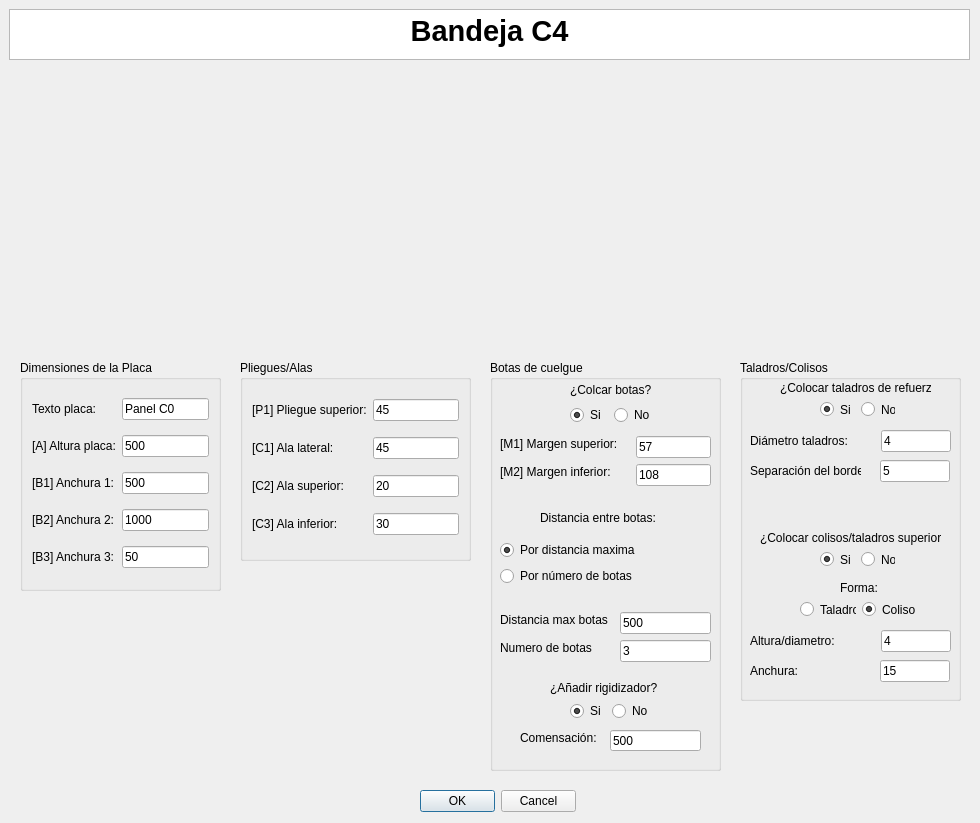
<?xml version="1.0" encoding="UTF-8"?>
<ui version="4.0">
 <class>MyPositionDialog</class>
 <widget class="QDialog" name="MyPositionDialog">
  <property name="geometry">
   <rect>
    <x>0</x>
    <y>0</y>
    <width>980</width>
    <height>823</height>
   </rect>
  </property>
  <property name="windowTitle">
   <string>Enter Position</string>
  </property>
  <property name="whatsThis">
   <string>&lt;html&gt;&lt;head/&gt;&lt;body&gt;&lt;p&gt;Esta ventana de KSDpanel te permite introducir todas las medidas correspondientes del panel seleccionado.&lt;/p&gt;&lt;p&gt;Recuerda que todas las medidas deben de ir en milimetros (mm).&lt;/p&gt;&lt;/body&gt;&lt;/html&gt;</string>
  </property>
  <widget class="QDialogButtonBox" name="buttonBox">
   <property name="geometry">
    <rect>
     <x>420</x>
     <y>790</y>
     <width>156</width>
     <height>23</height>
    </rect>
   </property>
   <property name="orientation">
    <enum>Qt::Horizontal</enum>
   </property>
   <property name="standardButtons">
    <set>QDialogButtonBox::Cancel|QDialogButtonBox::Ok</set>
   </property>
  </widget>
  <widget class="QTextBrowser" name="textBrowser">
   <property name="geometry">
    <rect>
     <x>9</x>
     <y>9</y>
     <width>961</width>
     <height>51</height>
    </rect>
   </property>
   <property name="html">
    <string>&lt;!DOCTYPE HTML PUBLIC &quot;-//W3C//DTD HTML 4.0//EN&quot; &quot;http://www.w3.org/TR/REC-html40/strict.dtd&quot;&gt;
&lt;html&gt;&lt;head&gt;&lt;meta name=&quot;qrichtext&quot; content=&quot;1&quot; /&gt;&lt;style type=&quot;text/css&quot;&gt;
p, li { white-space: pre-wrap; }
&lt;/style&gt;&lt;/head&gt;&lt;body style=&quot; font-family:'MS Shell Dlg 2'; font-size:8.25pt; font-weight:400; font-style:normal;&quot;&gt;
&lt;p align=&quot;center&quot; style=&quot; margin-top:0px; margin-bottom:0px; margin-left:0px; margin-right:0px; -qt-block-indent:0; text-indent:0px;&quot;&gt;&lt;span style=&quot; font-size:22pt; font-weight:600;&quot;&gt;Bandeja C4&lt;/span&gt;&lt;/p&gt;&lt;/body&gt;&lt;/html&gt;</string>
   </property>
  </widget>
  <widget class="QGroupBox" name="groupBox">
   <property name="geometry">
    <rect>
     <x>490</x>
     <y>360</y>
     <width>231</width>
     <height>411</height>
    </rect>
   </property>
   <property name="styleSheet">
    <string notr="true">font: 10pt &quot;MS Shell Dlg 2&quot;;</string>
   </property>
   <property name="title">
    <string>Botas de cuelgue</string>
   </property>
   <widget class="QLineEdit" name="numeroBotasUI">
    <property name="geometry">
     <rect>
      <x>130</x>
      <y>280</y>
      <width>91</width>
      <height>22</height>
     </rect>
    </property>
    <property name="text">
     <string>3</string>
    </property>
   </widget>
   <widget class="QLineEdit" name="distanciaEntreBotasUI">
    <property name="geometry">
     <rect>
      <x>130</x>
      <y>252</y>
      <width>91</width>
      <height>22</height>
     </rect>
    </property>
    <property name="text">
     <string>500</string>
    </property>
   </widget>
   <widget class="QLabel" name="label_7">
    <property name="geometry">
     <rect>
      <x>10</x>
      <y>280</y>
      <width>98</width>
      <height>16</height>
     </rect>
    </property>
    <property name="text">
     <string>Numero de botas</string>
    </property>
   </widget>
   <widget class="QLabel" name="label_6">
    <property name="geometry">
     <rect>
      <x>10</x>
      <y>252</y>
      <width>114</width>
      <height>16</height>
     </rect>
    </property>
    <property name="text">
     <string>Distancia max botas</string>
    </property>
   </widget>
   <widget class="QLabel" name="label_3">
    <property name="geometry">
     <rect>
      <x>10</x>
      <y>76</y>
      <width>130</width>
      <height>16</height>
     </rect>
    </property>
    <property name="text">
     <string>[M1] Margen superior:</string>
    </property>
   </widget>
   <widget class="QLabel" name="label_5">
    <property name="geometry">
     <rect>
      <x>10</x>
      <y>104</y>
      <width>124</width>
      <height>16</height>
     </rect>
    </property>
    <property name="text">
     <string>[M2] Margen inferior:</string>
    </property>
   </widget>
   <widget class="QLineEdit" name="margenAUI">
    <property name="geometry">
     <rect>
      <x>146</x>
      <y>76</y>
      <width>75</width>
      <height>22</height>
     </rect>
    </property>
    <property name="text">
     <string>57</string>
    </property>
   </widget>
   <widget class="QLineEdit" name="margenBUI">
    <property name="geometry">
     <rect>
      <x>146</x>
      <y>104</y>
      <width>75</width>
      <height>22</height>
     </rect>
    </property>
    <property name="text">
     <string>108</string>
    </property>
   </widget>
   <widget class="QLabel" name="label_10">
    <property name="geometry">
     <rect>
      <x>50</x>
      <y>150</y>
      <width>125</width>
      <height>16</height>
     </rect>
    </property>
    <property name="text">
     <string>Distancia entre botas:</string>
    </property>
   </widget>
   <widget class="QWidget" name="layoutWidget">
    <property name="geometry">
     <rect>
      <x>80</x>
      <y>21</y>
      <width>85</width>
      <height>44</height>
     </rect>
    </property>
    <layout class="QGridLayout" name="gridLayout">
     <item row="0" column="0" colspan="2">
      <widget class="QLabel" name="label_2">
       <property name="mouseTracking">
        <bool>false</bool>
       </property>
       <property name="text">
        <string>¿Colcar botas?</string>
       </property>
       <property name="buddy">
        <cstring>label_2</cstring>
       </property>
      </widget>
     </item>
     <item row="1" column="0">
      <widget class="QRadioButton" name="crearBotasUI">
       <property name="text">
        <string>Si</string>
       </property>
       <property name="checked">
        <bool>true</bool>
       </property>
      </widget>
     </item>
     <item row="1" column="1">
      <widget class="QRadioButton" name="noCrearBotasUI">
       <property name="text">
        <string>No</string>
       </property>
      </widget>
     </item>
    </layout>
   </widget>
   <widget class="QWidget" name="layoutWidget">
    <property name="geometry">
     <rect>
      <x>10</x>
      <y>180</y>
      <width>147</width>
      <height>48</height>
     </rect>
    </property>
    <layout class="QVBoxLayout" name="verticalLayout">
     <item>
      <widget class="QRadioButton" name="parametroBotasUI_3">
       <property name="text">
        <string>Por distancia maxima</string>
       </property>
       <property name="checked">
        <bool>true</bool>
       </property>
      </widget>
     </item>
     <item>
      <widget class="QRadioButton" name="parametroBotasUI">
       <property name="text">
        <string>Por número de botas</string>
       </property>
      </widget>
     </item>
    </layout>
   </widget>
   <widget class="QLabel" name="label_23">
    <property name="geometry">
     <rect>
      <x>60</x>
      <y>320</y>
      <width>121</width>
      <height>16</height>
     </rect>
    </property>
    <property name="text">
     <string>¿Añadir rigidizador?</string>
    </property>
   </widget>
   <widget class="QWidget" name="layoutWidget_2">
    <property name="geometry">
     <rect>
      <x>80</x>
      <y>340</y>
      <width>80</width>
      <height>22</height>
     </rect>
    </property>
    <layout class="QHBoxLayout" name="horizontalLayout_4">
     <item>
      <widget class="QRadioButton" name="crearRigidizadorUI">
       <property name="text">
        <string>Si</string>
       </property>
       <property name="checked">
        <bool>true</bool>
       </property>
      </widget>
     </item>
     <item>
      <widget class="QRadioButton" name="noCrearRigidizadorUI">
       <property name="text">
        <string>No</string>
       </property>
      </widget>
     </item>
    </layout>
   </widget>
   <widget class="QLineEdit" name="compensacionGrosorCompositeUI">
    <property name="geometry">
     <rect>
      <x>120</x>
      <y>370</y>
      <width>91</width>
      <height>21</height>
     </rect>
    </property>
    <property name="text">
     <string>500</string>
    </property>
   </widget>
   <widget class="QLabel" name="label_24">
    <property name="geometry">
     <rect>
      <x>30</x>
      <y>370</y>
      <width>91</width>
      <height>16</height>
     </rect>
    </property>
    <property name="text">
     <string>Comensación:</string>
    </property>
   </widget>
  </widget>
  <widget class="QGroupBox" name="groupBox_2">
   <property name="geometry">
    <rect>
     <x>240</x>
     <y>360</y>
     <width>231</width>
     <height>201</height>
    </rect>
   </property>
   <property name="styleSheet">
    <string notr="true">font: 10pt &quot;MS Shell Dlg 2&quot;;</string>
   </property>
   <property name="title">
    <string>Pliegues/Alas</string>
   </property>
   <layout class="QGridLayout" name="gridLayout_2">
    <item row="4" column="1">
     <widget class="QLineEdit" name="alaInferiorUI">
      <property name="text">
       <string>30</string>
      </property>
     </widget>
    </item>
    <item row="2" column="1">
     <widget class="QLineEdit" name="alaIzquierdaUI">
      <property name="text">
       <string>45</string>
      </property>
     </widget>
    </item>
    <item row="4" column="0">
     <widget class="QLabel" name="label_12">
      <property name="text">
       <string>[C3] Ala inferior:</string>
      </property>
     </widget>
    </item>
    <item row="0" column="1">
     <widget class="QLineEdit" name="pliegueSuperiorUI">
      <property name="text">
       <string>45</string>
      </property>
     </widget>
    </item>
    <item row="3" column="1">
     <widget class="QLineEdit" name="alaSuperiorUI">
      <property name="text">
       <string>20</string>
      </property>
     </widget>
    </item>
    <item row="0" column="0">
     <widget class="QLabel" name="label_13">
      <property name="text">
       <string>[P1] Pliegue superior:</string>
      </property>
     </widget>
    </item>
    <item row="2" column="0">
     <widget class="QLabel" name="label_9">
      <property name="text">
       <string>[C1] Ala lateral:</string>
      </property>
     </widget>
    </item>
    <item row="3" column="0">
     <widget class="QLabel" name="label_11">
      <property name="text">
       <string>[C2] Ala superior:</string>
      </property>
     </widget>
    </item>
   </layout>
  </widget>
  <widget class="QLabel" name="imagenPanelUI">
   <property name="geometry">
    <rect>
     <x>230</x>
     <y>70</y>
     <width>501</width>
     <height>281</height>
    </rect>
   </property>
   <property name="text">
    <string/>
   </property>
   <property name="pixmap">
    <pixmap>../imagenes/REF_CH4cotas.jpg</pixmap>
   </property>
   <property name="scaledContents">
    <bool>true</bool>
   </property>
   <property name="wordWrap">
    <bool>false</bool>
   </property>
   <property name="margin">
    <number>0</number>
   </property>
   <property name="openExternalLinks">
    <bool>false</bool>
   </property>
  </widget>
  <widget class="QGroupBox" name="groupBox_3">
   <property name="geometry">
    <rect>
     <x>20</x>
     <y>360</y>
     <width>201</width>
     <height>231</height>
    </rect>
   </property>
   <property name="styleSheet">
    <string notr="true">font: 10pt &quot;MS Shell Dlg 2&quot;;</string>
   </property>
   <property name="title">
    <string>Dimensiones de la Placa</string>
   </property>
   <layout class="QGridLayout" name="gridLayout_3">
    <item row="0" column="1">
     <widget class="QLineEdit" name="textoDescriptivoA0UI">
      <property name="text">
       <string>Panel C0</string>
      </property>
     </widget>
    </item>
    <item row="0" column="0">
     <widget class="QLabel" name="label">
      <property name="text">
       <string>Texto placa:</string>
      </property>
     </widget>
    </item>
    <item row="1" column="0">
     <widget class="QLabel" name="label_8">
      <property name="text">
       <string>[A] Altura placa:</string>
      </property>
     </widget>
    </item>
    <item row="2" column="0">
     <widget class="QLabel" name="label_4">
      <property name="text">
       <string>[B1] Anchura 1:</string>
      </property>
     </widget>
    </item>
    <item row="3" column="1">
     <widget class="QLineEdit" name="anchura2UI">
      <property name="text">
       <string>1000</string>
      </property>
     </widget>
    </item>
    <item row="1" column="1">
     <widget class="QLineEdit" name="alturaPlacaUI">
      <property name="text">
       <string>500</string>
      </property>
     </widget>
    </item>
    <item row="2" column="1">
     <widget class="QLineEdit" name="anchura1UI">
      <property name="text">
       <string>500</string>
      </property>
     </widget>
    </item>
    <item row="3" column="0">
     <widget class="QLabel" name="label_22">
      <property name="text">
       <string>[B2] Anchura 2:</string>
      </property>
     </widget>
    </item>
    <item row="4" column="0">
     <widget class="QLabel" name="label_26">
      <property name="text">
       <string>[B3] Anchura 3:</string>
      </property>
     </widget>
    </item>
    <item row="4" column="1">
     <widget class="QLineEdit" name="anchura3UI">
      <property name="text">
       <string>50</string>
      </property>
     </widget>
    </item>
   </layout>
  </widget>
  <widget class="QGroupBox" name="groupBox_4">
   <property name="geometry">
    <rect>
     <x>740</x>
     <y>360</y>
     <width>221</width>
     <height>341</height>
    </rect>
   </property>
   <property name="title">
    <string>Taladros/Colisos</string>
   </property>
   <widget class="QLabel" name="label_15">
    <property name="geometry">
     <rect>
      <x>40</x>
      <y>20</y>
      <width>151</width>
      <height>16</height>
     </rect>
    </property>
    <property name="text">
     <string>¿Colocar taladros de refuerzo?</string>
    </property>
   </widget>
   <widget class="QLabel" name="label_16">
    <property name="geometry">
     <rect>
      <x>10</x>
      <y>70</y>
      <width>125</width>
      <height>22</height>
     </rect>
    </property>
    <property name="text">
     <string>Diámetro taladros:</string>
    </property>
   </widget>
   <widget class="QLineEdit" name="diametroTaladrosUI">
    <property name="geometry">
     <rect>
      <x>141</x>
      <y>70</y>
      <width>70</width>
      <height>22</height>
     </rect>
    </property>
    <property name="text">
     <string>4</string>
    </property>
   </widget>
   <widget class="QLineEdit" name="distanciaBordeUI">
    <property name="geometry">
     <rect>
      <x>140</x>
      <y>100</y>
      <width>70</width>
      <height>22</height>
     </rect>
    </property>
    <property name="text">
     <string>5</string>
    </property>
   </widget>
   <widget class="QLabel" name="label_17">
    <property name="geometry">
     <rect>
      <x>10</x>
      <y>100</y>
      <width>111</width>
      <height>21</height>
     </rect>
    </property>
    <property name="text">
     <string>Separación del borde:</string>
    </property>
   </widget>
   <widget class="QLabel" name="label_18">
    <property name="geometry">
     <rect>
      <x>20</x>
      <y>170</y>
      <width>181</width>
      <height>16</height>
     </rect>
    </property>
    <property name="text">
     <string>¿Colocar colisos/taladros superiores?</string>
    </property>
   </widget>
   <widget class="QLabel" name="label_19">
    <property name="geometry">
     <rect>
      <x>100</x>
      <y>220</y>
      <width>41</width>
      <height>16</height>
     </rect>
    </property>
    <property name="text">
     <string>Forma:</string>
    </property>
   </widget>
   <widget class="QLineEdit" name="anchuraColisoUI">
    <property name="geometry">
     <rect>
      <x>140</x>
      <y>300</y>
      <width>70</width>
      <height>22</height>
     </rect>
    </property>
    <property name="text">
     <string>15</string>
    </property>
   </widget>
   <widget class="QLineEdit" name="alturaColisoUI">
    <property name="geometry">
     <rect>
      <x>141</x>
      <y>270</y>
      <width>70</width>
      <height>22</height>
     </rect>
    </property>
    <property name="text">
     <string>4</string>
    </property>
   </widget>
   <widget class="QLabel" name="label_20">
    <property name="geometry">
     <rect>
      <x>10</x>
      <y>300</y>
      <width>111</width>
      <height>21</height>
     </rect>
    </property>
    <property name="text">
     <string>Anchura:</string>
    </property>
   </widget>
   <widget class="QLabel" name="label_21">
    <property name="geometry">
     <rect>
      <x>10</x>
      <y>270</y>
      <width>125</width>
      <height>22</height>
     </rect>
    </property>
    <property name="text">
     <string>Altura/diametro:</string>
    </property>
   </widget>
   <widget class="QWidget" name="layoutWidget">
    <property name="geometry">
     <rect>
      <x>80</x>
      <y>40</y>
      <width>75</width>
      <height>19</height>
     </rect>
    </property>
    <layout class="QHBoxLayout" name="horizontalLayout">
     <item>
      <widget class="QRadioButton" name="crearTaladrosUI">
       <property name="text">
        <string>Si</string>
       </property>
       <property name="checked">
        <bool>true</bool>
       </property>
      </widget>
     </item>
     <item>
      <widget class="QRadioButton" name="noCrearTaladrosUI">
       <property name="text">
        <string>No</string>
       </property>
      </widget>
     </item>
    </layout>
   </widget>
   <widget class="QWidget" name="layoutWidget">
    <property name="geometry">
     <rect>
      <x>80</x>
      <y>190</y>
      <width>75</width>
      <height>19</height>
     </rect>
    </property>
    <layout class="QHBoxLayout" name="horizontalLayout_2">
     <item>
      <widget class="QRadioButton" name="crearColisoUI">
       <property name="text">
        <string>Si</string>
       </property>
       <property name="checked">
        <bool>true</bool>
       </property>
      </widget>
     </item>
     <item>
      <widget class="QRadioButton" name="noCrearColisoUI">
       <property name="text">
        <string>No</string>
       </property>
      </widget>
     </item>
    </layout>
   </widget>
   <widget class="QWidget" name="layoutWidget">
    <property name="geometry">
     <rect>
      <x>60</x>
      <y>240</y>
      <width>118</width>
      <height>19</height>
     </rect>
    </property>
    <layout class="QHBoxLayout" name="horizontalLayout_3">
     <item>
      <widget class="QRadioButton" name="taladroColisoUI">
       <property name="text">
        <string>Taladro</string>
       </property>
      </widget>
     </item>
     <item>
      <widget class="QRadioButton" name="colisoColisoUI">
       <property name="text">
        <string>Coliso</string>
       </property>
       <property name="checked">
        <bool>true</bool>
       </property>
      </widget>
     </item>
    </layout>
   </widget>
  </widget>
  <zorder>groupBox_2</zorder>
  <zorder>groupBox</zorder>
  <zorder>buttonBox</zorder>
  <zorder>textBrowser</zorder>
  <zorder>imagenPanelUI</zorder>
  <zorder>groupBox_3</zorder>
  <zorder>groupBox_4</zorder>
 </widget>
 <resources/>
 <connections>
  <connection>
   <sender>buttonBox</sender>
   <signal>accepted()</signal>
   <receiver>MyPositionDialog</receiver>
   <slot>accept()</slot>
   <hints>
    <hint type="sourcelabel">
     <x>248</x>
     <y>254</y>
    </hint>
    <hint type="destinationlabel">
     <x>157</x>
     <y>274</y>
    </hint>
   </hints>
  </connection>
  <connection>
   <sender>buttonBox</sender>
   <signal>rejected()</signal>
   <receiver>MyPositionDialog</receiver>
   <slot>reject()</slot>
   <hints>
    <hint type="sourcelabel">
     <x>316</x>
     <y>260</y>
    </hint>
    <hint type="destinationlabel">
     <x>286</x>
     <y>274</y>
    </hint>
   </hints>
  </connection>
 </connections>
</ui>
